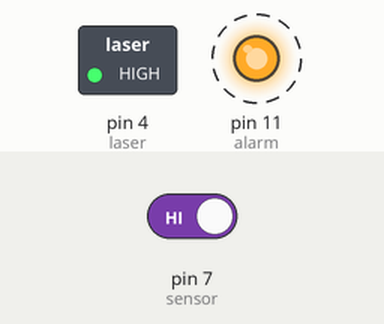
Recording of a sketch running on a simulated Arduino Uno, built with avr-gcc and run on an emulated ATmega328P. On the bench: switched loads named in the sketch (green lamp = pin HIGH), output pins drawn as LEDs (lit = HIGH). Dashed ring = blinking. The test bench sets the inputs (shaded band); at power-on: pin 7 (sensor) HIGH. What the sketch prints to the serial monitor is not drawn.

Above: at 3.07 s.
Timing chart, 0 to 6.0 s (numbered marks = the images above):
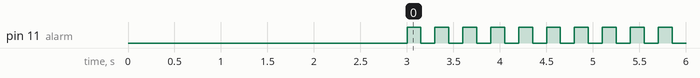

The sketch:

LaserBurglarAlarmPrototype_1.ino
```cpp
int laser = 4, sensor = 7, alarm = 11;

void beep()
{
  digitalWrite(alarm, HIGH);
  delay(150);
  digitalWrite(alarm, LOW);
  delay(150);
}

void setup() {
  pinMode(sensor, INPUT);
  pinMode(laser, OUTPUT);
  pinMode(alarm, OUTPUT);
  digitalWrite(alarm, LOW);
  digitalWrite(laser, HIGH);
  Serial.begin(9600);
  delay(3000);
}

void loop() {
  int sense = digitalRead(sensor);
  if (sense == LOW)
  {
    Serial.println(".......");
    digitalWrite(13, LOW);
    delay(250);
  }
  else
  {
    Serial.println("Burglar Detected!");
    digitalWrite(13, HIGH);
    for(;;)
    {
      beep();
    }
  }
}
```

Measured:
- by itself, pin 11 (alarm): alternates HIGH for 0.15 s and LOW for 0.15 s
